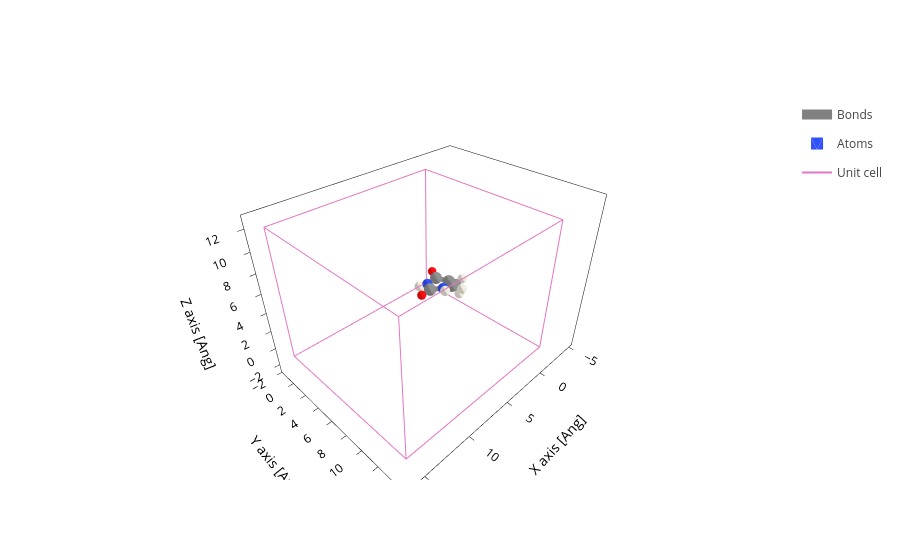

Notebook cell for this chart:
### Code cell
molecule.plot()

### Figure 1 — Plotly figure (JSON) as saved in the notebook; plotly's stock layout.template omitted (floating-point values rounded to 4 significant figures; data arrays with more than 128 entries replaced by an {"elided": "..."} marker saying what was removed)
{"data": [{"line": {"color": "gray", "width": 10}, "meta": {}, "mode": "lines", "name": "Bonds", "opacity": 1, "type": "scatter3d", "x": {"elided": "315 float values"}, "y": {"elided": "315 float values"}, "z": {"elided": "315 float values"}}, {"alphahull": 0, "color": "#3050F8", "hovertemplate": "%{meta.position}", "legendgroup": "Atoms", "meta": {"meta": {"Atoms_i": 0}, "position": "(-0.03, 0.13, -0.15)"}, "name": "Atoms", "opacity": 1, "showlegend": true, "showscale": false, "type": "mesh3d", "x": {"elided": "225 float values"}, "y": {"elided": "225 float values"}, "z": {"elided": "225 float values"}}, {"alphahull": 0, "color": "#909090", "hovertemplate": "%{meta.position}", "legendgroup": "Atoms", "meta": {"meta": {"Atoms_i": 1}, "position": "(-1.46, 0.03, -0.10)"}, "name": "Atoms", "opacity": 1, "showlegend": false, "showscale": false, "type": "mesh3d", "x": {"elided": "225 float values"}, "y": {"elided": "225 float values"}, "z": {"elided": "225 float values"}}, {"alphahull": 0, "color": "#909090", "hovertemplate": "%{meta.position}", "legendgroup": "Atoms", "meta": {"meta": {"Atoms_i": 2}, "position": "(-2.15, 1.33, -0.23)"}, "name": "Atoms", "opacity": 1, "showlegend": false, "showscale": false, "type": "mesh3d", "x": {"elided": "225 float values"}, "y": {"elided": "225 float values"}, "z": {"elided": "225 float values"}}, {"alphahull": 0, "color": "#909090", "hovertemplate": "%{meta.position}", "legendgroup": "Atoms", "meta": {"meta": {"Atoms_i": 3}, "position": "(-1.44, 2.46, 0.06)"}, "name": "Atoms", "opacity": 1, "showlegend": false, "showscale": false, "type": "mesh3d", "x": {"elided": "225 float values"}, "y": {"elided": "225 float values"}, "z": {"elided": "225 float values"}}, {"alphahull": 0, "color": "#3050F8", "hovertemplate": "%{meta.position}", "legendgroup": "Atoms", "meta": {"meta": {"Atoms_i": 4}, "position": "(-0.08, 2.43, 0.40)"}, "name": "Atoms", "opacity": 1, "showlegend": false, "showscale": false, "type": "mesh3d", "x": {"elided": "225 float values"}, "y": {"elided": "225 float values"}, "z": {"elided": "225 float values"}}, {"alphahull": 0, "color": "#909090", "hovertemplate": "%{meta.position}", "legendgroup": "Atoms", "meta": {"meta": {"Atoms_i": 5}, "position": "(0.72, 1.29, 0.06)"}, "name": "Atoms", "opacity": 1, "showlegend": false, "showscale": false, "type": "mesh3d", "x": {"elided": "225 float values"}, "y": {"elided": "225 float values"}, "z": {"elided": "225 float values"}}, {"alphahull": 0, "color": "#909090", "hovertemplate": "%{meta.position}", "legendgroup": "Atoms", "meta": {"meta": {"Atoms_i": 6}, "position": "(-3.27, 1.33, -1.25)"}, "name": "Atoms", "opacity": 1, "showlegend": false, "showscale": false, "type": "mesh3d", "x": {"elided": "225 float values"}, "y": {"elided": "225 float values"}, "z": {"elided": "225 float values"}}, {"alphahull": 0, "color": "#EDEADE", "hovertemplate": "%{meta.position}", "legendgroup": "Atoms", "meta": {"meta": {"Atoms_i": 7}, "position": "(-4.32, 1.39, -0.90)"}, "name": "Atoms", "opacity": 1, "showlegend": false, "showscale": false, "type": "mesh3d", "x": {"elided": "225 float values"}, "y": {"elided": "225 float values"}, "z": {"elided": "225 float values"}}, {"alphahull": 0, "color": "#EDEADE", "hovertemplate": "%{meta.position}", "legendgroup": "Atoms", "meta": {"meta": {"Atoms_i": 8}, "position": "(-3.01, 2.16, -1.93)"}, "name": "Atoms", "opacity": 1, "showlegend": false, "showscale": false, "type": "mesh3d", "x": {"elided": "225 float values"}, "y": {"elided": "225 float values"}, "z": {"elided": "225 float values"}}, {"alphahull": 0, "color": "#EDEADE", "hovertemplate": "%{meta.position}", "legendgroup": "Atoms", "meta": {"meta": {"Atoms_i": 9}, "position": "(-3.11, 0.37, -1.80)"}, "name": "Atoms", "opacity": 1, "showlegend": false, "showscale": false, "type": "mesh3d", "x": {"elided": "225 float values"}, "y": {"elided": "225 float values"}, "z": {"elided": "225 float values"}}, {"alphahull": 0, "color": "#EDEADE", "hovertemplate": "%{meta.position}", "legendgroup": "Atoms", "meta": {"meta": {"Atoms_i": 10}, "position": "(-1.89, 3.48, -0.06)"}, "name": "Atoms", "opacity": 1, "showlegend": false, "showscale": false, "type": "mesh3d", "x": {"elided": "225 float values"}, "y": {"elided": "225 float values"}, "z": {"elided": "225 float values"}}, {"alphahull": 0, "color": "#EDEADE", "hovertemplate": "%{meta.position}", "legendgroup": "Atoms", "meta": {"meta": {"Atoms_i": 11}, "position": "(0.48, 3.24, 0.74)"}, "name": "Atoms", "opacity": 1, "showlegend": false, "showscale": false, "type": "mesh3d", "x": {"elided": "225 float values"}, "y": {"elided": "225 float values"}, "z": {"elided": "225 float values"}}, {"alphahull": 0, "color": "#EDEADE", "hovertemplate": "%{meta.position}", "legendgroup": "Atoms", "meta": {"meta": {"Atoms_i": 12}, "position": "(0.43, -0.68, -0.65)"}, "name": "Atoms", "opacity": 1, "showlegend": false, "showscale": false, "type": "mesh3d", "x": {"elided": "225 float values"}, "y": {"elided": "225 float values"}, "z": {"elided": "225 float values"}}, {"alphahull": 0, "color": "#FF0D0D", "hovertemplate": "%{meta.position}", "legendgroup": "Atoms", "meta": {"meta": {"Atoms_i": 13}, "position": "(1.97, 1.31, -0.03)"}, "name": "Atoms", "opacity": 1, "showlegend": false, "showscale": false, "type": "mesh3d", "x": {"elided": "225 float values"}, "y": {"elided": "225 float values"}, "z": {"elided": "225 float values"}}, {"alphahull": 0, "color": "#FF0D0D", "hovertemplate": "%{meta.position}", "legendgroup": "Atoms", "meta": {"meta": {"Atoms_i": 14}, "position": "(-1.98, -1.10, 0.02)"}, "name": "Atoms", "opacity": 1, "showlegend": false, "showscale": false, "type": "mesh3d", "x": {"elided": "225 float values"}, "y": {"elided": "225 float values"}, "z": {"elided": "225 float values"}}, {"meta": {}, "mode": "lines", "name": "Unit cell", "type": "scatter3d", "x": [0.0, 0.0, 16.29, 16.29, 0.0, 0.0, NaN, 0.0, 0.0, 0.0, 16.29, 16.29, 0.0, NaN, 16.29, 16.29, NaN, 16.29, 16.29], "y": [0.0, 14.58, 14.58, 14.58, 14.58, 14.58, NaN, 14.58, 0.0, 0.0, 0.0, 0.0, 0.0, NaN, 14.58, 0.0, NaN, 14.58, 0.0], "z": [0.0, 0.0, 0.0, 12.67, 12.67, 0.0, NaN, 12.67, 12.67, 0.0, 0.0, 12.67, 12.67, NaN, 0.0, 0.0, NaN, 12.67, 12.67]}], "layout": {"scene": {"aspectmode": "data", "xaxis": {"title": {"text": "X axis [Ang]"}}, "yaxis": {"title": {"text": "Y axis [Ang]"}}, "zaxis": {"title": {"text": "Z axis [Ang]"}}}, "xaxis": {"scaleanchor": "y", "scaleratio": 1, "title": {"text": "X axis [Ang]"}}, "yaxis": {"title": {"text": "Y axis [Ang]"}}}}
